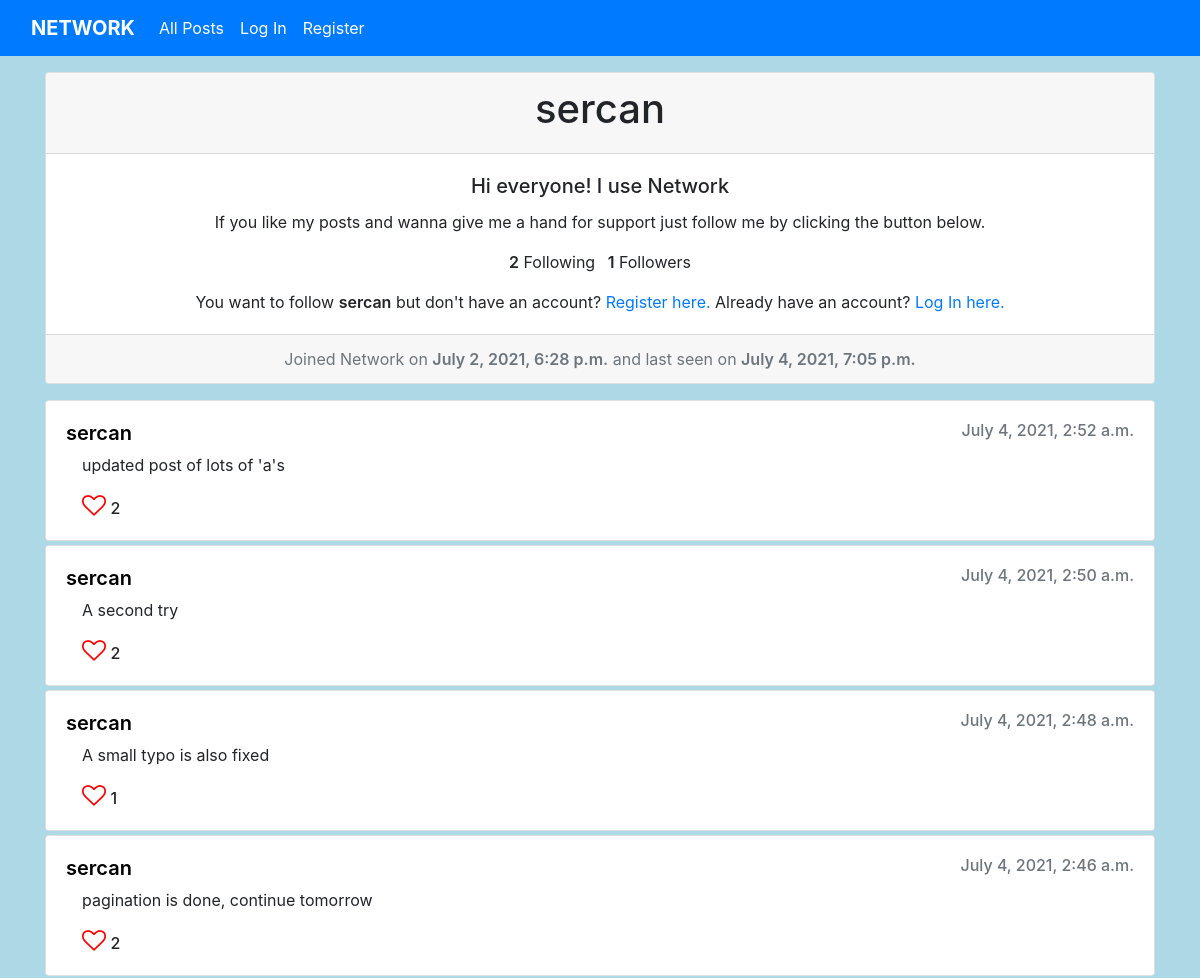
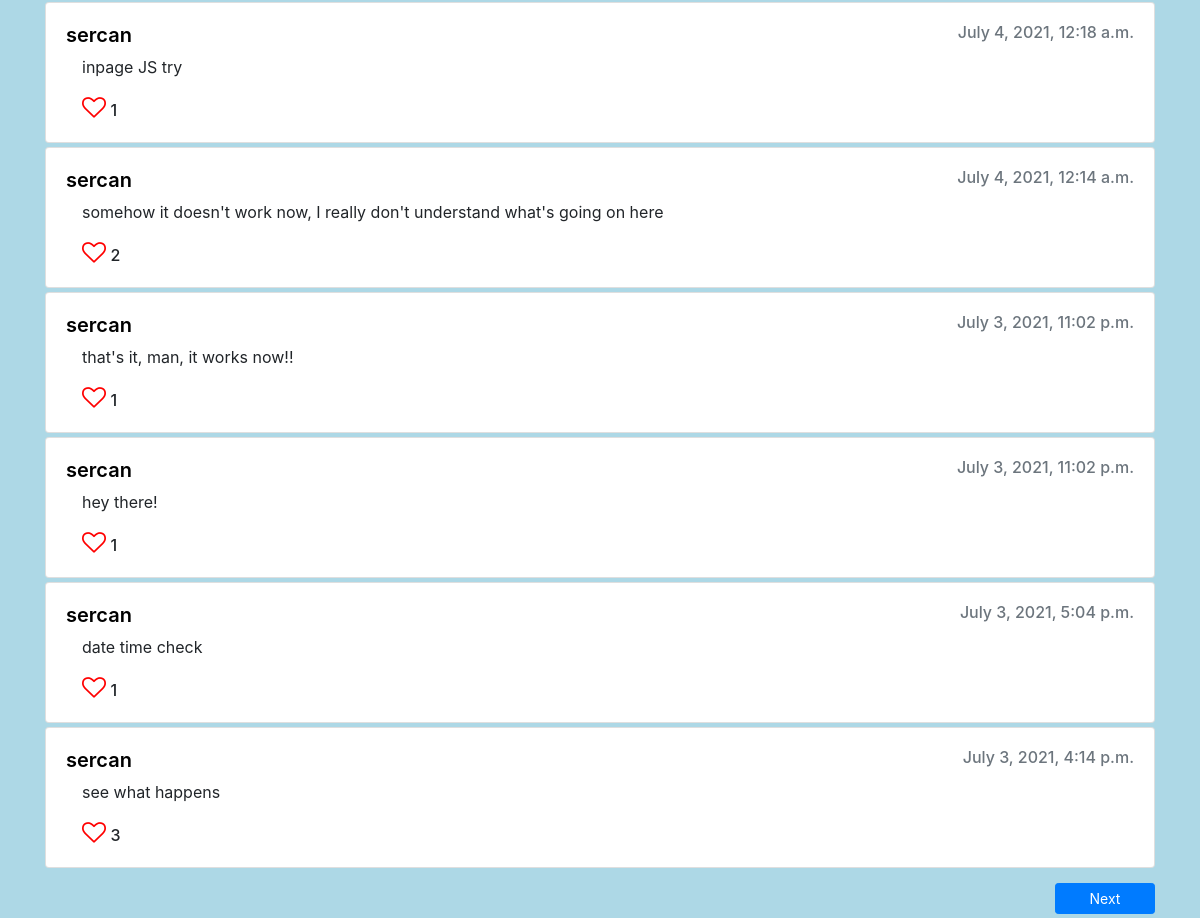
Before: /profile/1 with the older database file (2 pictures, top to bottom).
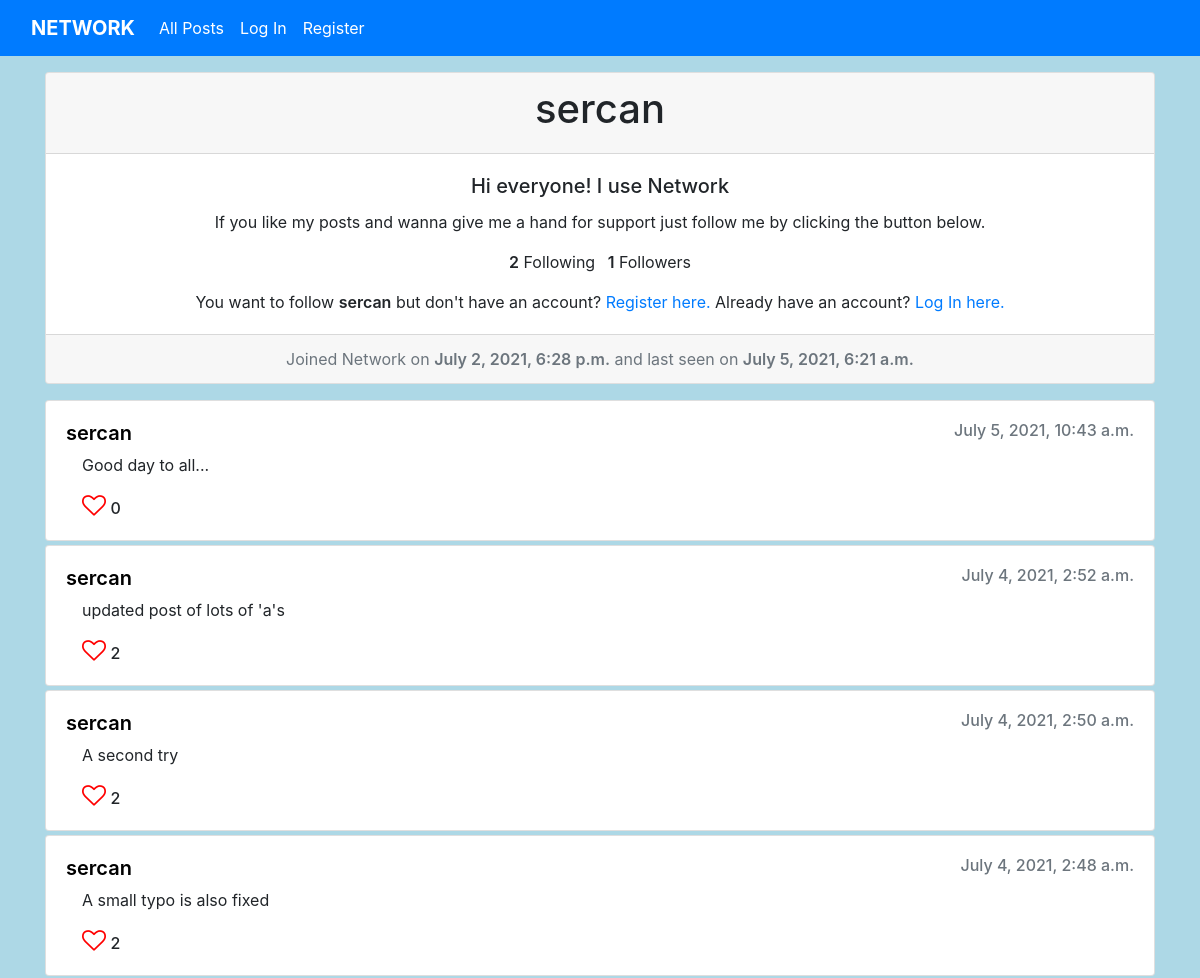
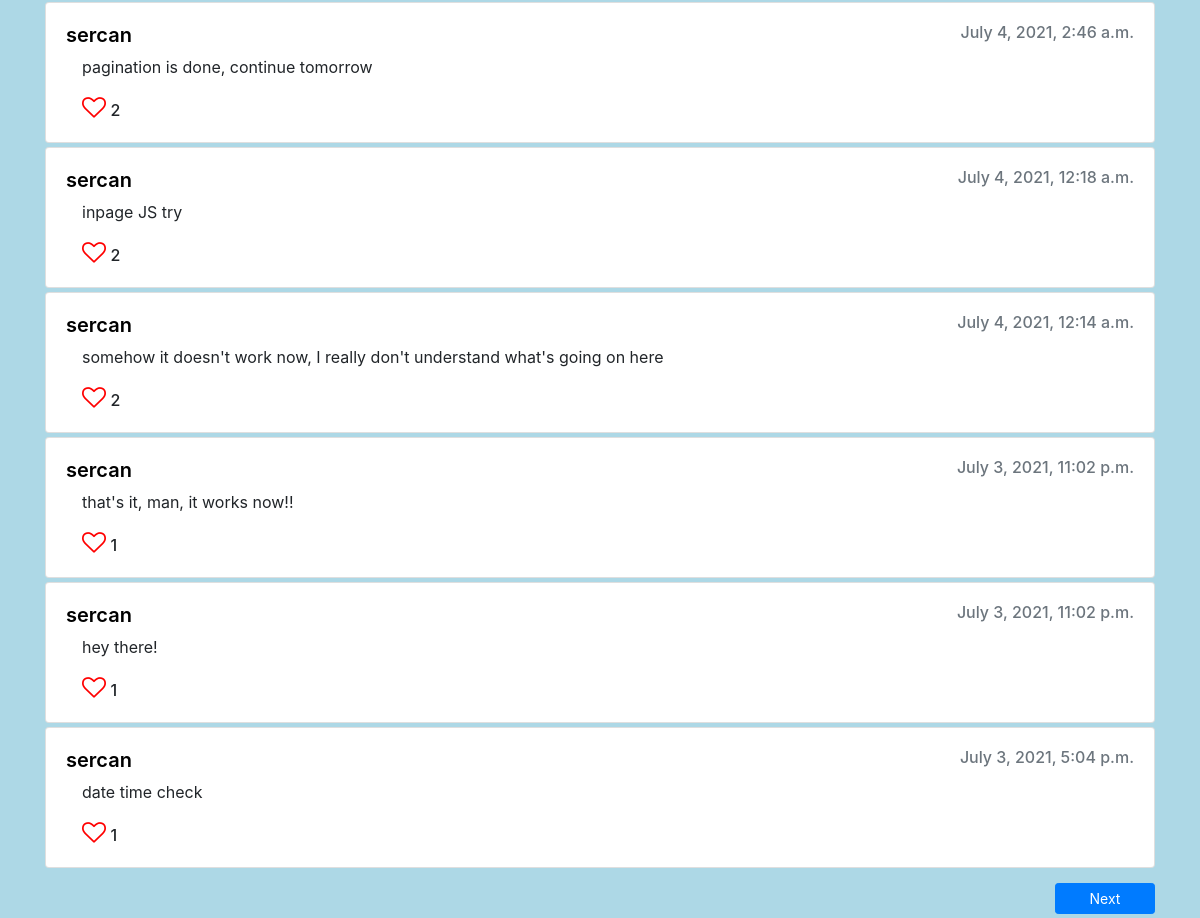
After: the same page with the newer database file (2 pictures, top to bottom).
### network/models.py (models this page shows)
class User(AbstractUser):
    pass

class Post(models.Model):
    user = models.ForeignKey(User, on_delete=models.CASCADE)
    content = models.CharField(max_length=200)
    created = models.DateTimeField(default=datetime.now())
    updated = models.DateTimeField(default=datetime.now())

### network/views.py (the view)
# urls.py: path("profile/<int:user_id>", views.profile, name="profile"),
def profile(request, user_id, page=1):
    try:
        profileUser = User.objects.get(id=user_id)
    except:
        return HttpResponse("No such user")
    start = 0
    end = 0
    previous = 0
    if page == 1:
        start = 0
        end = 10
    else:
        end = page * 10
        start = end - 10
        previous = page - 1
    userPosts = Post.objects.filter(user_id = profileUser.id).order_by('created').reverse()[start:end]
    userFollowers = Follow.objects.filter(followedUser = profileUser.id).count()
    following = Follow.objects.filter(user_id = profileUser.id).count()
    is_following = Follow.objects.filter(user_id = request.user.id, followedUser=profileUser.id)
    if len(is_following) > 0:
        is_following = True
    else:
        is_following = False
    postLikesTotal = {}
    userLikes = {}
    for p in userPosts:
        likes = Like.objects.filter(post_id = p.id)
        if likes:
            postLikesTotal[p.id] = len(likes)
        else:
            postLikesTotal[p.id] = 0
        userLike = Like.objects.filter(user_id = request.user.id).filter(post_id = p.id)
        if userLike:
            userLikes[p.id] = True
        else:
            userLikes[p.id] = False
    return render(request, "network/profile.html", {
        "profileUser": profileUser,
        "userPosts": userPosts,
        "userFollowers": userFollowers,
        "following": following,
        "is_following": is_following,
        "postLikesTotal": postLikesTotal,
        "userLikes": userLikes,
        "next": page + 1,
        "previous": previous,
    })

### network/views.py (called while the page is built)
@register.filter
def get_item(dictionary, key):
    return dictionary.get(key)

### network/templates/network/profile.html (shortened to what this page needs)
{% extends "network/layout.html" %}
{% load static %}
{% block body %}
    <div class="card text-center mb-3 mt-3">
        <div class="card-header">
        <h1>{{ profileUser.username }}</h1>
        </div>
        <div class="card-body">
        <h5 class="card-title">Hi everyone! I use Network</h5>
        <p class="card-text">If you like my posts and wanna give me a hand for support just follow me by clicking the button below.</p>
        <p class="card-text" style="display: inline;"><span style="font-weight: 600;" id="following">{{ following }}</span> Following</p>
        <p class="card-text ml-2" style="display: inline;"><span style="font-weight: 600;" id="followers">{{ userFollowers }}</span> Followers</p>
        {% if not user.is_authenticated %}
            <div class="mt-3">
            You want to follow <span style="font-weight: 600;">{{ profileUser.username }}</span> but don't have an account? <a href="{% url 'register' %}">Register here.</a> Already have an account? <a href="{% url 'login' %}">Log In here.</a>
            </div>
        {% endif %}
        </div>
        <div class="card-footer text-muted">
        Joined Network on <span style="font-weight: 600;">{{ profileUser.date_joined }}</span> and last seen on <span style="font-weight: 600;">{{ profileUser.last_login }}</span>
        </div>
    </div>
    {% if userPosts %}
        {% for p in userPosts %}
        <div class="card mb-1">
            <div class="card-body">
                <div class="cardHeading-{{ p.id }}" style="display: flex; justify-content: space-between; vertical-align: middle;">
                    <a href="javascript:void(0)" style="text-decoration: none; color: black; margin: 0px; vertical-align: middle;">
                        <h5 class="card-title" style="font-weight: 600; margin: 0px;">{{ p.user.username }}</h5>
                    </a>
                    <h6 class="card-subtitle mb-2 text-muted" style="margin: 0px !important;">{{ p.created }}</h6>
                </div>
            <p class="card-text ml-3 mt-2" data-content="{{ p.id }}">{{ p.content }}</p>
            <div class="iconGroup-{{ p.id }}">
                <a href="javascript:void(0)" class="card-link ml-3">
                    {% if userLikes|get_item:p.id %}
                    <i class="fa fa-heart like" style="font-size:24px; color:red" data-postid="{{ p.id }}"></i>
                    {% else %}
                    <i class="fa fa-heart-o like" style="font-size:24px; color:red" data-postid="{{ p.id }}"></i>
                    {% endif %}
                </a>
                {% if postLikesTotal|length > 0 %}
                    <p style="font-weight: 500; display: inline;" id="{{ p.id }}">{{ postLikesTotal|get_item:p.id }}</p>
                {%endif%}
            </div>
            </div>
        </div>
        {% endfor %}
        <div style="margin-top: 15px; margin-bottom: 50px;">
            {% if not userPosts|length < 10 %}
            <a href="{% url 'profile' profileUser.id next %}" class="btn btn-sm btn-primary" style="width: 100px; float:right;">Next</a>
            {% endif %}
        </div>
    {% else %}
        This user has no posts.
    {% endif %}
{% endblock %}

Changed rows visible on the page:
no longer on this page (row unchanged): Post: user.username "sercan", created "July 3, 2021, 4:14 p.m.", content "see what happens", id "3"
changed User "sercan": last_login "July 4, 2021, 7:05 p.m." → "July 5, 2021, 6:21 a.m."
added Post: user.username "sercan", created "July 5, 2021, 10:43 a.m.", content "Good day to all...", id "0"
computed for Post "July 4, 2021, 2:48 a.m.": id "1" → "2"
computed for Post "July 4, 2021, 12:18 a.m.": id "1" → "2"
